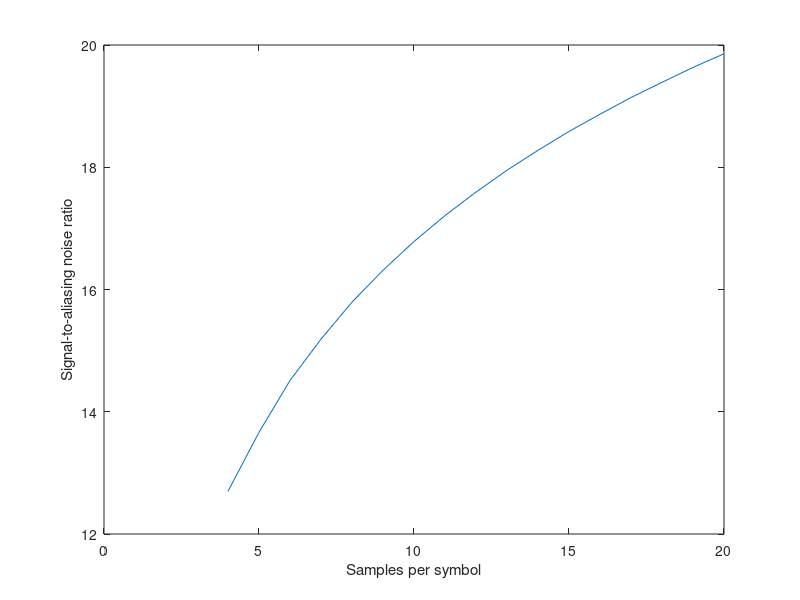

This chart was generated by the following MATLAB code:
k = 50;
nsamp = 50000;
snrdb = zeros(1,17);
snrdb_triangle=zeros(1,17);
x = 4:20;

for m = 4:20
    signal = 0;
    noise = 0;
    f_fold = k*m/2;
 for j = 1:f_fold
     term = (sin(pi*j/k)/(2*pi*j/k))^2;
     signal = signal+term;
 end
 for j = (f_fold+1):nsamp
     term = (sin(pi*j/k)/(2*pi*j/k))^2;
     noise = noise+term;
 end
     snrdb(m-3) = 10*log10(signal/noise); 
end

plot(x,snrdb)
xlabel('Samples per symbol')
ylabel('Signal-to-aliasing noise ratio')
